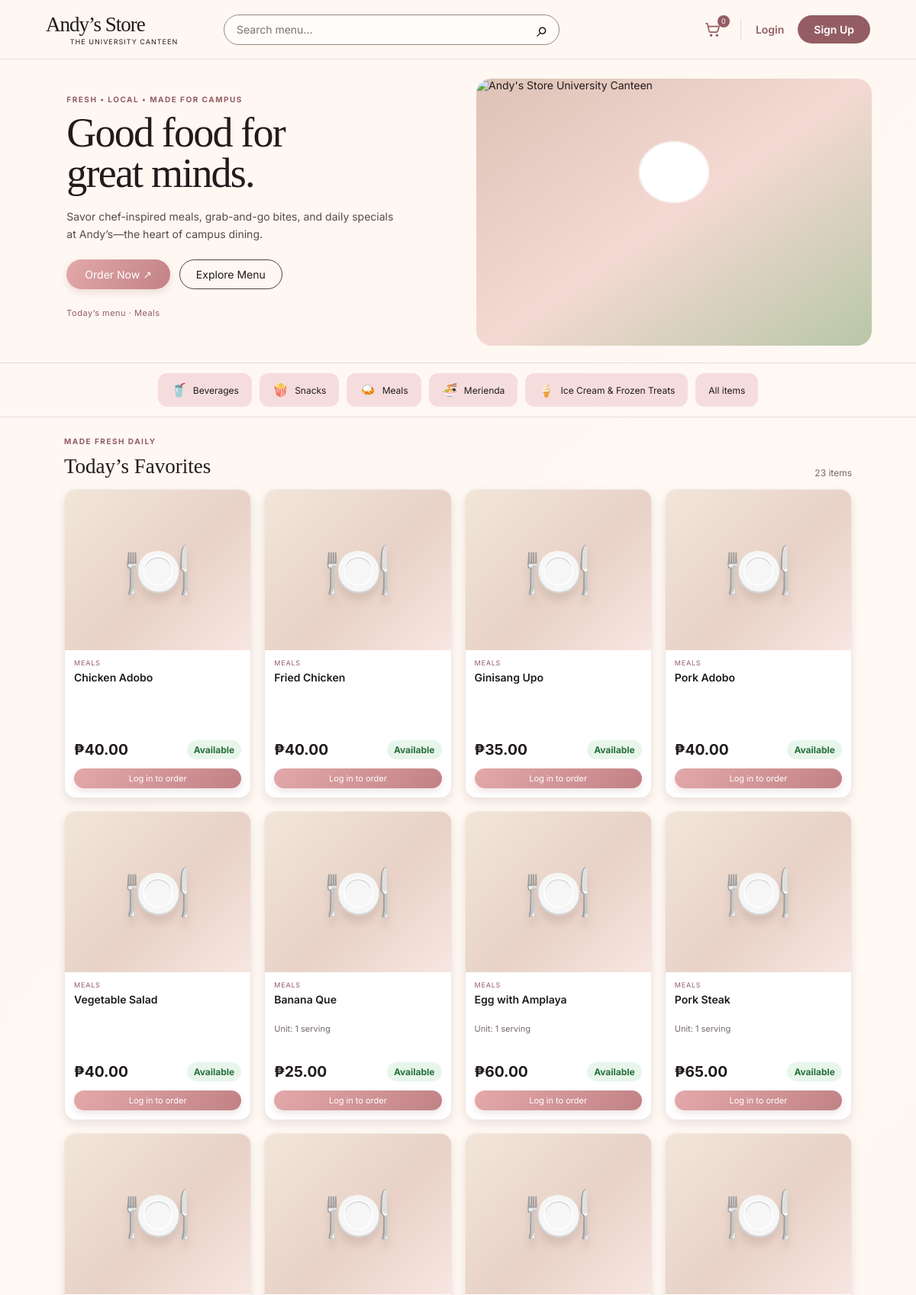
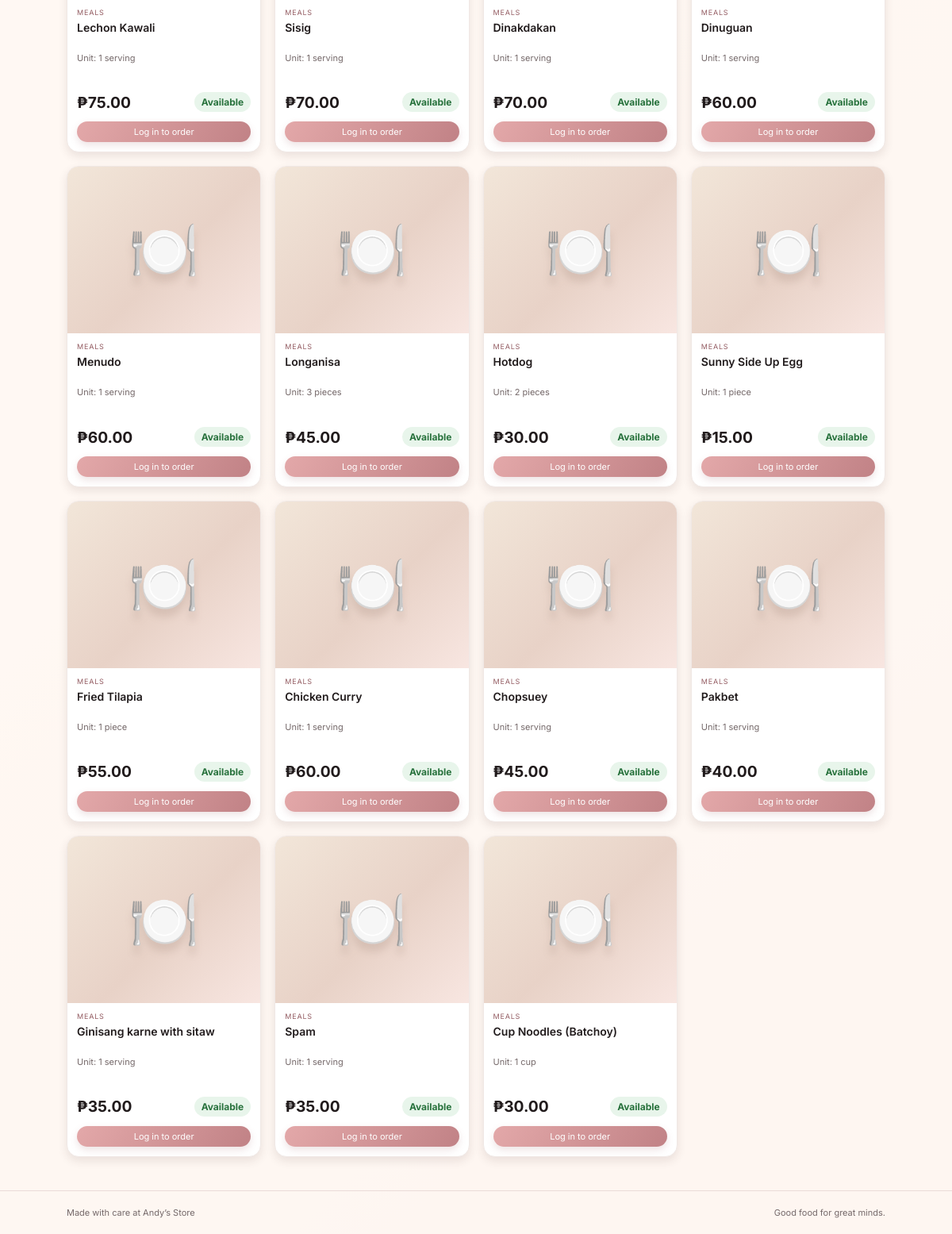
The page / on the database its author committed (2 pictures, top to bottom).
### tables this page shows
CREATE TABLE `categories` (
  `id` bigint(20) UNSIGNED NOT NULL,
  `name` varchar(80) NOT NULL,
  `slug` varchar(100) NOT NULL,
  `icon` varchar(20) DEFAULT '?️',
  `is_active` tinyint(1) NOT NULL DEFAULT 1
);

CREATE TABLE `products` (
  `id` bigint(20) UNSIGNED NOT NULL,
  `category_id` bigint(20) UNSIGNED DEFAULT NULL,
  `name` varchar(150) NOT NULL,
  `description` text DEFAULT NULL,
  `price` decimal(10,2) NOT NULL,
  `image_url` varchar(500) DEFAULT NULL,
  `badge` varchar(40) DEFAULT NULL,
  `is_available` tinyint(1) NOT NULL DEFAULT 1,
  `created_at` timestamp NOT NULL DEFAULT current_timestamp()
);

CREATE TABLE `product_options` (
  `id` bigint(20) UNSIGNED NOT NULL,
  `product_id` bigint(20) UNSIGNED NOT NULL,
  `option_name` varchar(80) NOT NULL,
  `price` decimal(10,2) NOT NULL
);

### config.php (called while the page is built, shortened)
<?php
function e($value): string { return htmlspecialchars((string)$value, ENT_QUOTES, 'UTF-8'); }
function get_product_options(PDO $pdo, int $productId): array {
    $stmt = $pdo->prepare('SELECT option_name,price FROM product_options WHERE product_id=? ORDER BY id');
    $stmt->execute([$productId]);
    return $stmt->fetchAll();
}
function get_product_images(PDO $pdo, int $productId): array {
    $stmt = $pdo->prepare('SELECT id,image_url FROM product_images WHERE product_id=? ORDER BY sort_order,id');
    $stmt->execute([$productId]);
    $seen = [];
    $unique = [];
    foreach ($stmt->fetchAll() as $row) {
        if (isset($seen[$row['image_url']])) continue;
        $seen[$row['image_url']] = true;
        $unique[] = $row;
    }
    return $unique;
}
function current_user(): ?array { return $_SESSION['user'] ?? null; }

### index.php (the view, shortened to what this page needs)
<?php
require __DIR__.'/config.php';
$page = $_GET['page'] ?? 'home';
try {
  $categories = [];
  $products = [];
  $productOptionMap = [];
  $productImageMap = [];
  $user = current_user();
  $search = trim($_GET['q'] ?? '');
  $cat = (int) ($_GET['category'] ?? 0);
  $pdo = db();
  $categories=$pdo->query('SELECT * FROM categories WHERE is_active=1 ORDER BY id')->fetchAll();
  $user=current_user();
  $sql='SELECT p.*,c.name AS category_name,c.slug AS category_slug FROM products p LEFT JOIN categories c ON c.id=p.category_id WHERE p.is_available=1';
  $params=[];
  if(!$cat && $search===''){ $sql.=" AND c.slug='meals'"; }
  $sql.=' ORDER BY p.created_at DESC';
  $st=$pdo->prepare($sql);$st->execute($params);$products=$st->fetchAll();
  $productOptionMap = [];
  $productImageMap = [];
  foreach ($products as $productRow) {
    $productOptionMap[(int) $productRow['id']] = get_product_options($pdo, (int) $productRow['id']);
    $productImageMap[(int) $productRow['id']] = get_product_images($pdo, (int) $productRow['id']);
  }
} catch(PDOException $ex) {
  error_log('Andys Store database request failed: ' . $ex->getMessage());
  $error = 'The store is temporarily unavailable. Please try again later.';
} catch(Throwable $ex) {
  $error=$ex->getMessage();
  $user=current_user();
}
function active($p,$current){return $p===$current?'active':'';}
?>
<!doctype html>
<html lang="en">
<head>
<link rel="stylesheet" href="style.css?v=beverage-gallery">
</head>
<body>
  <header class="topbar">
    <a class="brand" href="index.php">
      <span>Andy’s Store</span>
      <small>THE UNIVERSITY CANTEEN</small>
    </a>
    <form class="search" action="index.php">
      <input name="q" placeholder="Search menu..." value="<?= e($search ?? '') ?>">
      <button aria-label="Search">⌕</button>
    </form>
    <nav class="store-nav">
      <?php if ($user && $user['role'] === 'admin'): ?>
        <a href="index.php?page=admin-dashboard">Admin</a>
        <form method="post" class="inline">
          <input type="hidden" name="action" value="logout">
          <button class="text-btn" type="submit">Log out</button>
        </form>
      <?php else: ?>
        <a class="nav-icon cart-icon" href="index.php?page=cart" aria-label="Cart" title="Cart">
          <svg class="ui-icon" viewBox="0 0 24 24" aria-hidden="true">
            <path d="M3 4h2l2.2 10.2a2 2 0 0 0 2 1.6h7.9a2 2 0 0 0 1.9-1.4L21 8H6"/>
            <circle cx="10" cy="20" r="1"/>
            <circle cx="18" cy="20" r="1"/>
          </svg>
          <span class="cart-count"><?= array_sum(array_map(fn($x) => (int)($x['quantity'] ?? 0), $_SESSION['cart'] ?? [])) ?></span>
        </a>
        <a class="login-link" href="index.php?page=login">Login</a>
        <a class="pill signup-link" href="index.php?page=signup">Sign Up</a>
      <?php endif; ?>
    </nav></header>
<?php if ($page === 'home'): ?>
  <main class="shell">
    <section class="hero">
      <div class="hero-copy">
        <p class="eyebrow">FRESH • LOCAL • MADE FOR CAMPUS</p>
        <h1>Good food for<br>great minds.</h1>
        <p>Savor chef-inspired meals, grab-and-go bites, and daily specials at Andy’s—the heart of campus dining.</p>
        <div class="actions">
          <a class="pill" href="#menu">Order Now ↗</a>
          <a class="outline" href="#menu">Explore Menu</a>
        </div>
      </div>
     <div class="hero-art" style="
          width: 90%;
          height: 350px;
          overflow: hidden;
          border-radius: 20px;">
          <img
              src="Andy Store.jpg"
              alt="Andy's Store University Canteen"
              style="
                  width: 100%;
                  height: 100%;
                  object-fit: cover;
                  object-position: center;
                  display: block;">
      </div>
    </section>
    <section class="category-strip">
      <?php foreach ($categories as $c): ?>
        <a class="<?= active((string) $c['id'], (string) $cat) ?>" href="index.php?category=<?= $c['id'] ?>#menu">
          <span><?= $c['icon'] ?></span>
          <?= e($c['name']) ?>
        </a>
      <?php endforeach; ?>
      <a href="index.php#menu">All items</a>
    </section>
    <section id="menu" class="menu-section">
      <div class="section-heading">
        <div>
          <p class="eyebrow">MADE FRESH DAILY</p>
          <h2><?= $cat ? 'Browse Category' : 'Today’s Favorites' ?></h2>
        </div>
        <span class="muted"><?= count($products) ?> items</span>
      </div>
      <div class="product-grid">
        <?php foreach ($products as $p): ?>
          <?php
            $productImages = array_values(array_filter(
              $productImageMap[(int) $p['id']] ?? [],
              fn($image) => is_file(__DIR__ . '/' . $image['image_url'])
            ));
          ?>
          <article class="product-card">
            <div class="product-photo">
              <div class="product-gallery-main">
                <?php if ($productImages): ?>
                  <img class="product-image" data-product-main-image src="<?= e($productImages[0]['image_url']) ?>" alt="<?= e($p['name']) ?>">
                <?php else: ?>
                  <span class="food-emoji">🍽️</span>
                <?php endif; ?>
              </div>
            </div>
            <div class="product-info">
              <p class="category-label"><?= e($p['category_name'] ?? 'Menu item') ?></p>
              <h3><?= e($p['name']) ?></h3>
              <p class="description"><?= e($p['description']) ?></p>
              <?php
                $priceOptions = $productOptionMap[(int) $p['id']] ?? [];
                $isBeverage = ($p['category_slug'] ?? '') !== 'meals';
                $hasServingOptions = count($priceOptions) > 1 || ($isBeverage && count($priceOptions) > 0);
                $displayPrice = $priceOptions ? (float) $priceOptions[0]['price'] : (float) $p['price'];
              ?>
              <div class="product-price-row">
                <strong class="product-price" data-product-price>₱<?= number_format($displayPrice, 2) ?></strong>
                <span class="availability <?= $p['is_available'] ? 'available' : 'sold-out' ?>"><?= $p['is_available'] ? 'Available' : 'Sold Out' ?></span>
              </div>
              <?php if ($p['is_available'] && $user && $user['role'] === 'customer'): ?>
                <form method="post" action="index.php?page=home" class="add-cart-form">
                  <input type="hidden" name="action" value="add_to_cart">
                  <input type="hidden" name="product_id" value="<?= $p['id'] ?>">
                  <?php if ($hasServingOptions): ?>
                    <label>
                      <?= $isBeverage ? 'Choose a flavor:' : 'Select Option / Portion / Size:' ?>
                      <select name="price_option" required>
                        <?php if ($isBeverage && count($priceOptions) > 1): ?>
                          <option value="" selected disabled>Choose a flavor</option>
                        <?php endif; ?>
                        <?php foreach ($priceOptions as $priceOption): ?>
                          <option value="<?= e($priceOption['option_name']) ?>" data-price="<?= e(number_format((float) $priceOption['price'], 2, '.', '')) ?>"><?= e($priceOption['option_name']) ?><?= $isBeverage ? '' : ' – ₱' . number_format((float) $priceOption['price'], 2) ?></option>
                        <?php endforeach; ?>
                      </select>
                    </label>
                  <?php endif; ?>
                  <div class="product-cart-controls">
                    <label class="quantity-label">Quantity
                      <span class="quantity-control">
                        <button type="button" class="quantity-step" data-quantity-step="-1" aria-label="Decrease quantity">−</button>
                        <input type="number" name="quantity" min="1" max="20" value="1" required aria-label="Quantity">
                        <button type="button" class="quantity-step" data-quantity-step="1" aria-label="Increase quantity">+</button>
                      </span>
                    </label>
                    <button class="pill small" type="submit">Add to Cart</button>
                  </div>
                </form>
              <?php elseif (!$p['is_available']): ?>
                <button class="pill small sold-out-button" type="button" disabled>Sold Out</button>
              <?php else: ?>
                <a class="pill small" href="index.php?page=login">Log in to order</a>
              <?php endif; ?>
            </div>
          </article>
        <?php endforeach; ?>
      </div>
    </section>
    <footer>Made with care at Andy’s Store <span>Good food for great minds.</span></footer>
  </main>
<?php else: ?><main class="shell page-pad"><h1>Page not found</h1><a href="index.php">Return to store</a></main><?php endif; ?>
</body>
</html>

### rows shown on the page
categories: icon "🥤", name "Beverages"
categories: icon "🍿", name "Snacks"
categories: icon "🍛", name "Meals"
categories: icon "🍜", name "Merienda"
categories: icon "🍦", name "Ice Cream & Frozen Treats"
products: category.name "MEALS", name "Chicken Adobo", id.price "40.00", is_available "Available"
products: category.name "MEALS", name "Fried Chicken", id.price "40.00", is_available "Available"
products: category.name "MEALS", name "Ginisang Upo", id.price "35.00", is_available "Available"
products: category.name "MEALS", name "Pork Adobo", id.price "40.00", is_available "Available"
products: category.name "MEALS", name "Vegetable Salad", id.price "40.00", is_available "Available"
products: category.name "MEALS", name "Banana Que", description "Unit: 1 serving", id.price "25.00", is_available "Available"
products: category.name "MEALS", name "Egg with Amplaya", description "Unit: 1 serving", id.price "60.00", is_available "Available"
products: category.name "MEALS", name "Pork Steak", description "Unit: 1 serving", id.price "65.00", is_available "Available"
products: category.name "MEALS", name "Lechon Kawali", description "Unit: 1 serving", id.price "75.00", is_available "Available"
products: category.name "MEALS", name "Sisig", description "Unit: 1 serving", id.price "70.00", is_available "Available"
products: category.name "MEALS", name "Dinakdakan", description "Unit: 1 serving", id.price "70.00", is_available "Available"
products: category.name "MEALS", name "Dinuguan", description "Unit: 1 serving", id.price "60.00", is_available "Available"
products: category.name "MEALS", name "Menudo", description "Unit: 1 serving", id.price "60.00", is_available "Available"
products: category.name "MEALS", name "Longanisa", description "Unit: 3 pieces", id.price "45.00", is_available "Available"
products: category.name "MEALS", name "Hotdog", description "Unit: 2 pieces", id.price "30.00", is_available "Available"
products: category.name "MEALS", name "Sunny Side Up Egg", description "Unit: 1 piece", id.price "15.00", is_available "Available"
products: category.name "MEALS", name "Fried Tilapia", description "Unit: 1 piece", id.price "55.00", is_available "Available"
products: category.name "MEALS", name "Chicken Curry", description "Unit: 1 serving", id.price "60.00", is_available "Available"
products: category.name "MEALS", name "Chopsuey", description "Unit: 1 serving", id.price "45.00", is_available "Available"
products: category.name "MEALS", name "Pakbet", description "Unit: 1 serving", id.price "40.00", is_available "Available"
products: category.name "MEALS", name "Ginisang karne with sitaw", description "Unit: 1 serving", id.price "35.00", is_available "Available"
products: category.name "MEALS", name "Spam", description "Unit: 1 serving", id.price "35.00", is_available "Available"
products: category.name "MEALS", name "Cup Noodles (Batchoy)", description "Unit: 1 cup", id.price "30.00", is_available "Available"

### other values the page prints
count($products) "23"
